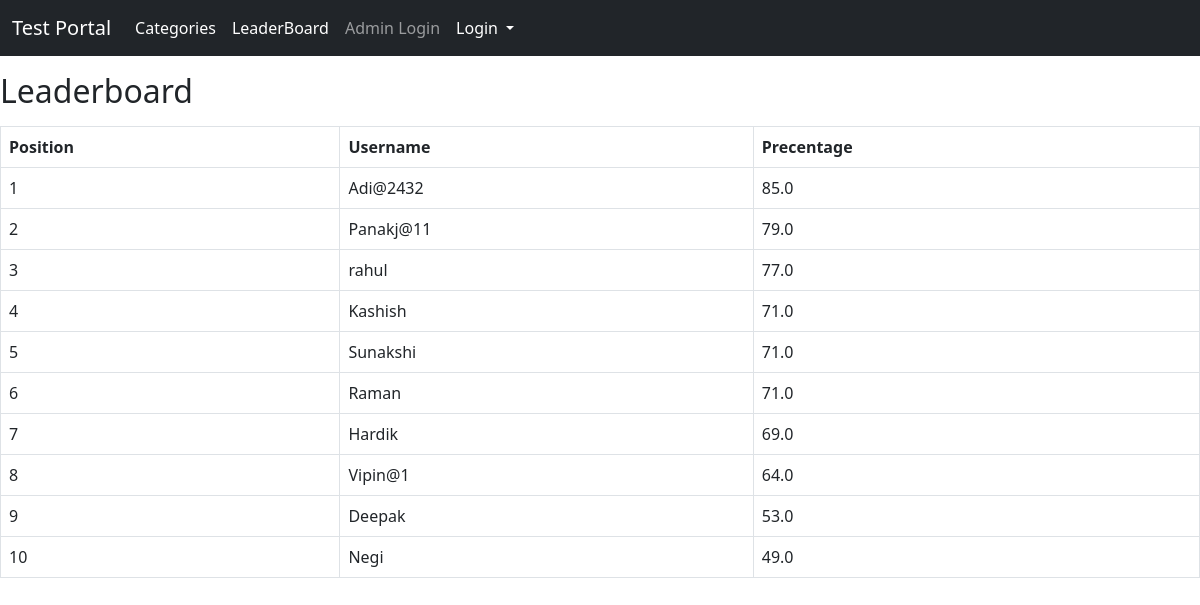
The app's page /Leaderboard (signed in) with its own data.
### main/models.py (models this page shows)
class leaderboard(models.Model):
    user=models.CharField(max_length=100)
    percent=models.FloatField(max_length=100)
    class Meta:
        verbose_name_plural='leaderboard'

### main/views.py (the view)
# urls.py: path('Leaderboard',views.leaderboard,name="leaderboard"),
@login_required(login_url='login')
def leaderboard (request):
    user=models.leaderboard.objects.all()
    percent=models.leaderboard.objects.all().order_by('-percent')[0:10]
    return render(request,'leaderboard.html',{'user':user,'percent':percent})

### main/templates/leaderboard.html (shortened to what this page needs)
{% extends 'base.html'%}
{% block body%}
<h2 class="my-3">Leaderboard</h2>
<table class="table table-bordered">
    <thead>
            <tr>
                <th>Position</th>
                <th>Username</th>
                <th>Precentage</th>
            </tr>
        </thead>
            <tbody>
                {% for row in percent%}
            <tr>
                <td>{{forloop.counter}}</td>
                <td>{{row.user}}</td>
                <td>{{row.percent}}</td>
            </tr>
            {% endfor %}
        </tbody>
</table>
{% endblock body%}

### main/templates/base.html (shortened to what this page needs)
<!doctype html>
<html lang="en">
<head>
    <link href="https://cdn.jsdelivr.net/npm/bootstrap@5.3.0-alpha1/dist/css/bootstrap.min.css" rel="stylesheet">
</head>
<body>
    <nav class="navbar navbar-expand-lg navbar-dark bg-dark">
        <div class="container-fluid">
            <a class="navbar-brand" href="/">Test Portal</a>
            <div class="collapse navbar-collapse" id="navbarSupportedContent">
                <ul class="navbar-nav me-auto mb-2 mb-lg-0">
                    <li class="nav-item">
                        <a class="nav-link active" aria-current="page" href="{%url 'all_category'%}">Categories</a>
                    </li>
                    <li class="nav-item">
                        <a class="nav-link active" aria-current="page" href="{%url 'leaderboard'%}">LeaderBoard</a>
                    </li>
                    <li class="nav-item">
                        <a class="nav-link" href="/admin">Admin Login</a>
                    </li>
                    <li class="nav-item dropdown active">
                        <a class="nav-link active dropdown-toggle" href="#" role="button" data-bs-toggle="dropdown" aria-expanded="false">
                  Login
                </a>
                    </li>
                </ul>
            </div>
        </div>
    </nav>
    {% block body%} {% endblock body%}
</body>
</html>

### records on screen
leaderboard: user "Adi@2432", percent "85.0"
leaderboard: user "Panakj@11", percent "79.0"
leaderboard: user "rahul", percent "77.0"
leaderboard: user "Kashish", percent "71.0"
leaderboard: user "Sunakshi", percent "71.0"
leaderboard: user "Raman", percent "71.0"
leaderboard: user "Hardik", percent "69.0"
leaderboard: user "Vipin@1", percent "64.0"
leaderboard: user "Deepak", percent "53.0"
leaderboard: user "Negi", percent "49.0"
